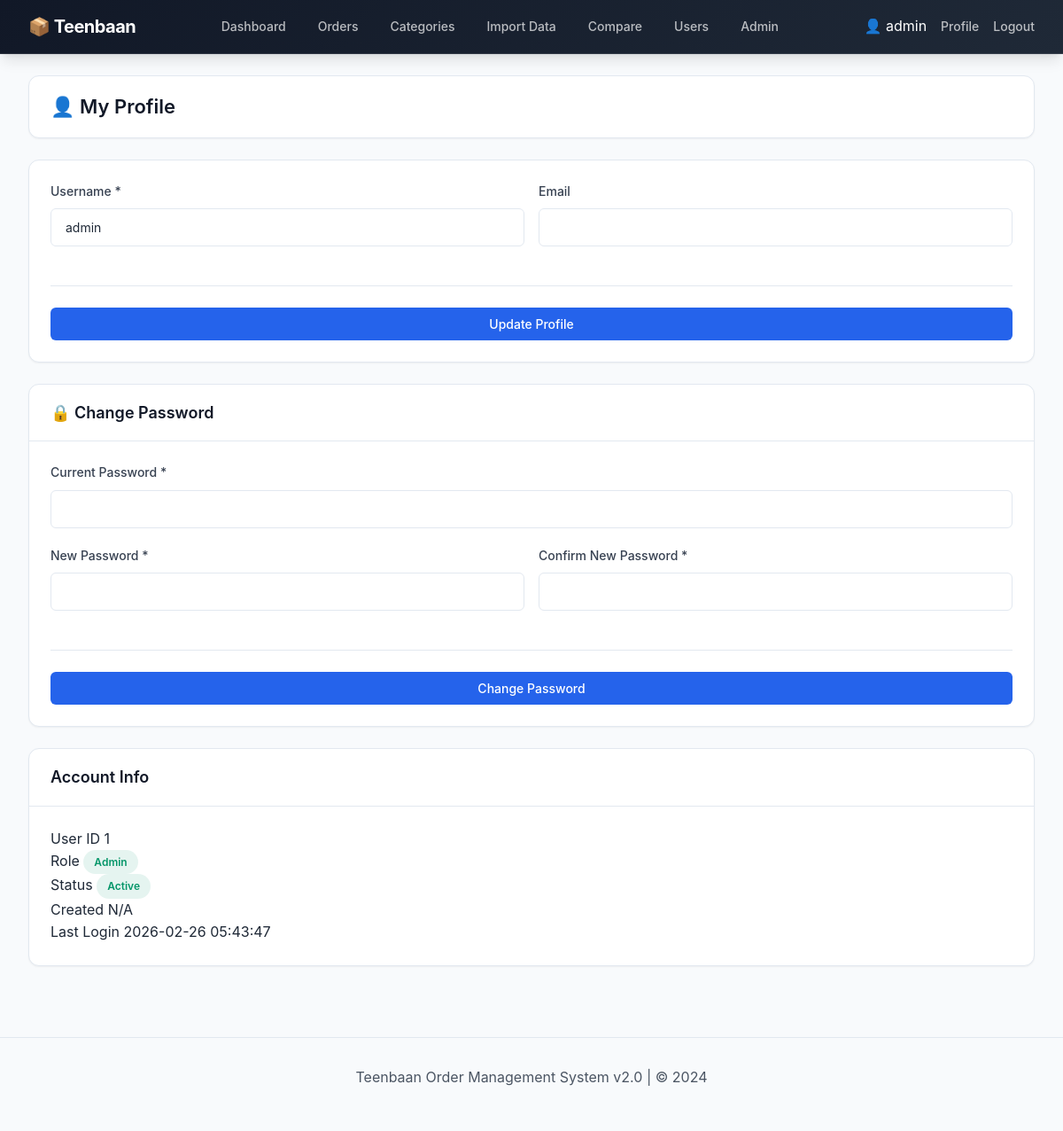
The page /profile (signed in) on the database as committed earlier.
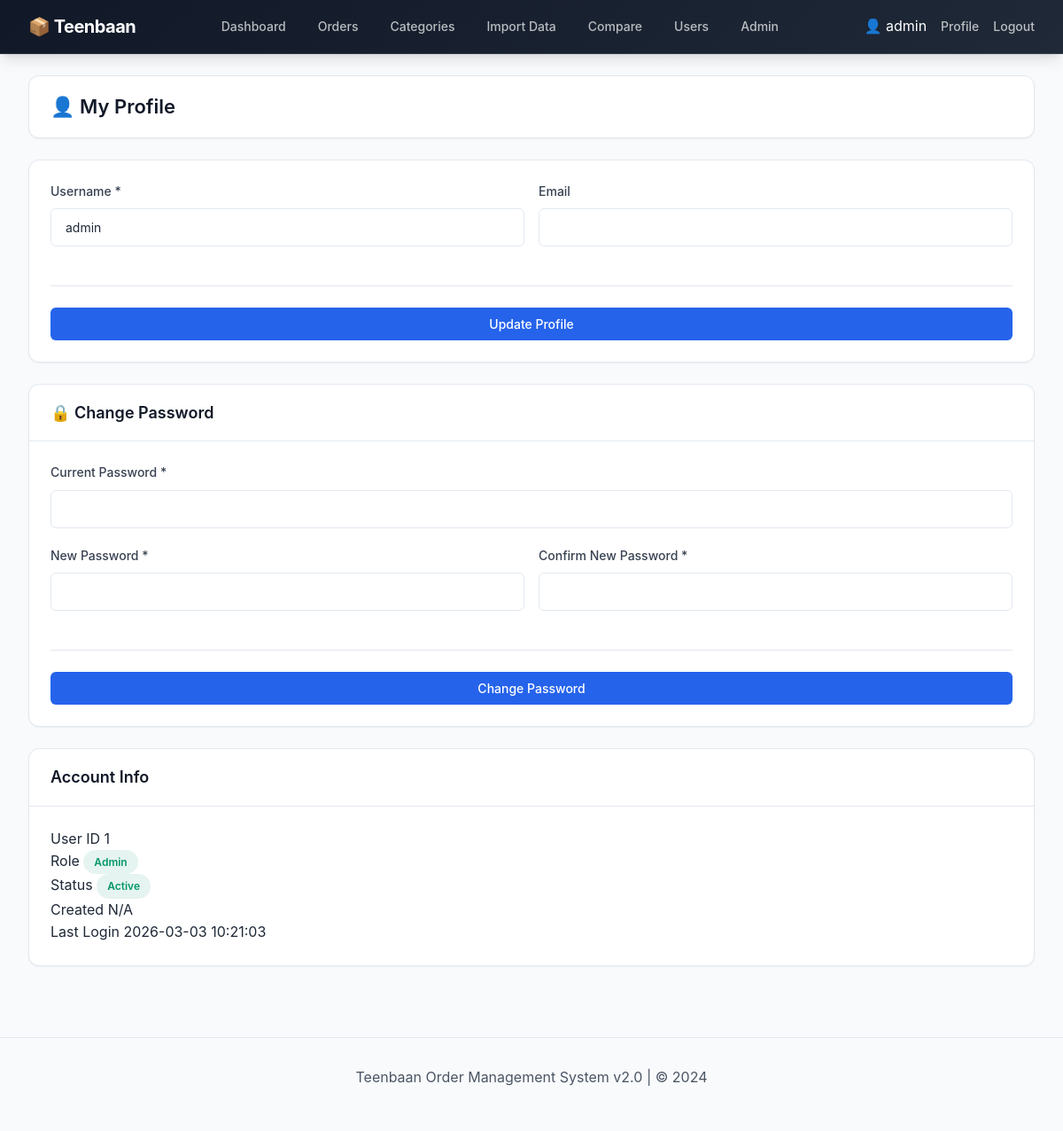
The same page on the database as committed later.
### tables this page shows
CREATE TABLE users (
            id INTEGER PRIMARY KEY AUTOINCREMENT,
            username TEXT UNIQUE,
            password TEXT,
            role TEXT
        , email TEXT, status TEXT DEFAULT 'active', last_login TIMESTAMP);

### app.py (the view, shortened to what this page needs)
@app.route('/profile', methods=['GET', 'POST'])
@login_required
def profile():
    db = get_db()
    user = db.execute('SELECT * FROM users WHERE id = ?', (session['user_id'],)).fetchone()
    user_dict = dict(user)
    return render_template('profile.html', user=user_dict)

### app.py (called while the page is built)
def get_db():
    db = getattr(g, '_database', None)
    if db is None:
        db = g._database = sqlite3.connect(DATABASE)
        db.row_factory = sqlite3.Row
    return db

@app.teardown_appcontext
def close_connection(exception):
    db = getattr(g, '_database', None)
    if db is not None:
        db.close()
        g._database = None

def login_required(f):
    @wraps(f)
    def decorated_function(*args, **kwargs):
        if 'user_id' not in session:
            flash('Please log in to access this page.', 'error')
            return redirect(url_for('login'))
        return f(*args, **kwargs)
    return decorated_function

### templates/profile.html (shortened to what this page needs)
{% extends "base.html" %}
{% block content %}
<div class="page-header">
    <div class="header-left">
        <h1>👤 My Profile</h1>
    </div>
</div>
<div class="card">
    <div class="card-body">
        <form method="POST">
            <div class="form-row">
                <div class="form-group">
                    <label for="username">Username *</label>
                    <input type="text" id="username" name="username" required value="{{ user.username }}">
                </div>
                <div class="form-group">
                    <label for="email">Email</label>
                    <input type="email" id="email" name="email" value="{{ user.email or '' }}">
                </div>
            </div>
            <div class="form-actions">
                <button type="submit" class="btn btn-primary">Update Profile</button>
            </div>
        </form>
    </div>
</div>
<div class="card">
    <div class="card-header">
        <h2>🔒 Change Password</h2>
    </div>
    <div class="card-body">
        <form method="POST">
            <div class="form-group">
                <label for="current_password">Current Password *</label>
                <input type="password" id="current_password" name="current_password" required>
            </div>
            <div class="form-row">
                <div class="form-group">
                    <label for="new_password">New Password *</label>
                    <input type="password" id="new_password" name="new_password" required minlength="6">
                </div>
                <div class="form-group">
                    <label for="confirm_password">Confirm New Password *</label>
                    <input type="password" id="confirm_password" name="confirm_password" required>
                </div>
            </div>
            <div class="form-actions">
                <button type="submit" class="btn btn-primary">Change Password</button>
            </div>
        </form>
    </div>
</div>
<div class="card">
    <div class="card-header">
        <h3>Account Info</h3>
    </div>
    <div class="card-body">
        <div class="order-info-grid">
            <div class="order-info-item">
                <label>User ID</label>
                <span>{{ user.id }}</span>
            </div>
            <div class="order-info-item">
                <label>Role</label>
                <span class="badge {{ 'badge-success' if user.role == 'admin' else 'badge-info' }}">{{ user.role }}</span>
            </div>
            <div class="order-info-item">
                <label>Status</label>
                <span class="badge {{ 'badge-success' if user.status == 'active' else 'badge-warning' }}">{{ user.status }}</span>
            </div>
            <div class="order-info-item">
                <label>Created</label>
                <span>{{ user.created_at or 'N/A' }}</span>
            </div>
            <div class="order-info-item">
                <label>Last Login</label>
                <span>{{ user.last_login or 'N/A' }}</span>
            </div>
        </div>
    </div>
</div>
{% endblock %}

Rows that differ between the two databases and show on the page:
changed users "Admin": last_login "2026-02-26 05:43:47" → "2026-03-03 10:21:03"
